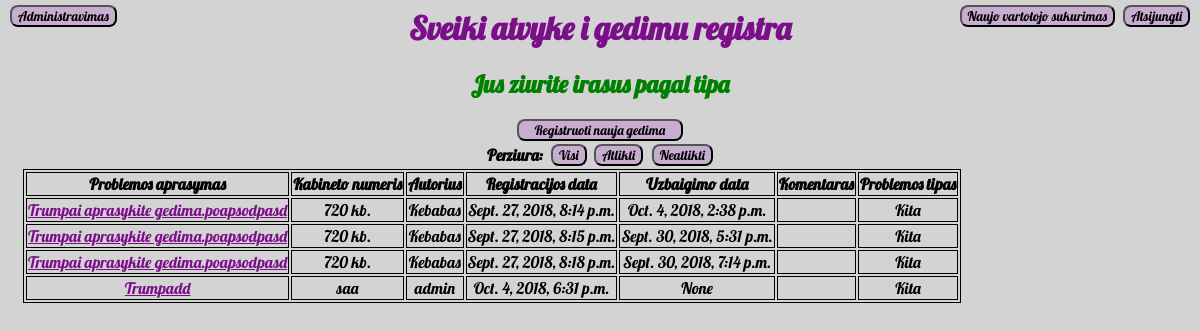
The app's page /helpdesk/tipai/4/ (signed in) with its own data.
### helpdesk/models.py (models this page shows, shortened)
class Irasas(models.Model):
    prob_tipas = models.ForeignKey(Tipas, on_delete=models.CASCADE)
    problemos_aprasymas = models.CharField(max_length=200)
    kabineto_nr = models.CharField(max_length=30)
    autorius = models.CharField(max_length=50)
    reg_data = models.DateTimeField('Iraso data')
    pab_data = models.DateTimeField('Atlikimo data', blank=True, null=True)
    komentaras = models.CharField(max_length=200)

class Tipas(models.Model):
    prob_tipas=models.CharField(max_length=30)
    def __str__(self):
        return self.prob_tipas

### helpdesk/views.py (the view)
# urls.py: url(r'^tipai/(?P<tipas_id>[0-9]+)/$', views.perziura_tipai, name='perziura_tipai'),
def perziura_tipai(request, tipas_id):
    if request.user.is_authenticated and request.user.is_superuser:
        sarasas_pagal_tipus = Irasas.objects.filter(prob_tipas_id=tipas_id).select_related('prob_tipas')
        context = {'sarasas_pagal_tipus': sarasas_pagal_tipus}
        return render(request, 'helpdesk/tipai.html', context)
    else:
        return HttpResponseRedirect('../../')

### helpdesk/templates/helpdesk/tipai.html
{% extends 'helpdesk/index.html' %}
{% block content %}
<h2>Jus ziurite irasus pagal tipa</h2>
{% endblock %}
{% block content2 %}
<table>
    <tr>
        <th>Problemos aprasymas</th>
        <th>Kabineto numeris</th>
        <th>Autorius</th>
        <th>Registracijos data</th>
        <th>Uzbaigimo data</th>
        <th>Komentaras</th>
        <th>Problemos tipas</th>
    </tr>
    {%for item in sarasas_pagal_tipus%}
    <tr>
        <td><a href="../../irasai/{{item.id}}">{{item.problemos_aprasymas}}</td>
        <td>{{item.kabineto_nr}}</td>
        <td>{{item.autorius}}</td>
        <td>{{item.reg_data}}</td>
        <td>{{item.pab_data}}</td>
        <td>{{item.komentaras}}</td>
        <td>{{item.prob_tipas}}</td>
    </tr>
    {%endfor%}
</table>
{% endblock %}

### helpdesk/static/helpdesk/style.css (style rules this page uses)
body { background-color: lightgrey }
h2 { font-family: 'Lobster'; text-align: center; color: green; }
table, th, td { font-family: 'Lobster'; border: 1px solid black; text-align: center; margin-left: 15px; margin-right: 15px; }
a { color: #7b0f89; }

### records on screen
Irasas: problemos_aprasymas "Trumpai aprasykite gedima.poapsodpasd", kabineto_nr "720 kb.", autorius "Kebabas", reg_data "Sept. 27, 2018, 8:14 p.m.", pab_data "Oct. 4, 2018, 2:38 p.m.", prob_tipas "Kita"
Irasas: problemos_aprasymas "Trumpai aprasykite gedima.poapsodpasd", kabineto_nr "720 kb.", autorius "Kebabas", reg_data "Sept. 27, 2018, 8:15 p.m.", pab_data "Sept. 30, 2018, 5:31 p.m.", prob_tipas "Kita"
Irasas: problemos_aprasymas "Trumpai aprasykite gedima.poapsodpasd", kabineto_nr "720 kb.", autorius "Kebabas", reg_data "Sept. 27, 2018, 8:18 p.m.", pab_data "Sept. 30, 2018, 7:14 p.m.", prob_tipas "Kita"
Irasas: problemos_aprasymas "Trumpadd", kabineto_nr "saa", autorius "admin", reg_data "Oct. 4, 2018, 6:31 p.m.", pab_data "None", prob_tipas "Kita"
